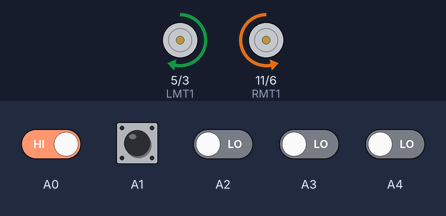
Simulated run of this sketch. Board: Arduino Uno, built with avr-gcc and run on an emulated ATmega328P. Shown: motor-driver pin pairs drawn as motors (green arrow = first pin HIGH = forward, orange = second pin HIGH = backward, longer = more drive). The inputs (shaded band) are chosen by the test bench; at power-on: A0, A1 HIGH, A2–4 LOW.

Above: at 1.2 s.
1.3 s: A0 driven LOW
At 2.0 s:
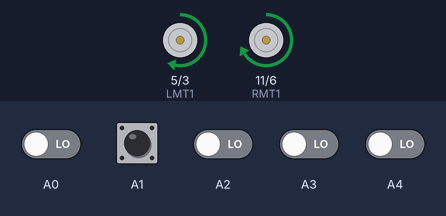
2.8 s: A3 driven HIGH
At 3.1 s:
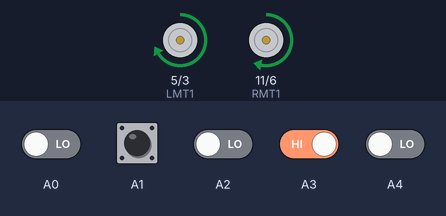
4.3 s: A4 driven HIGH
At 5.4 s:
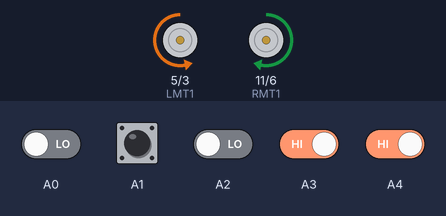
Timing chart, 0 to 7.3 s (numbered marks = the images above; inputs shaded):
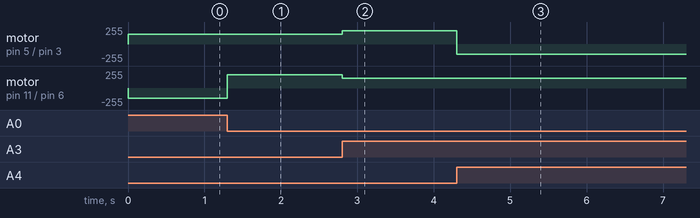

The sketch:

line_follower.ino
```cpp
int LMT1 = 5, LMT2 = 3, RMT1 = 11, RMT2 = 6;
int LMSV, LSV, CSV, RSV, RMSV;
int spd=200 , turnspd=150 ;

void setup()
{
  pinMode(LMT1, OUTPUT);
  pinMode(LMT2, OUTPUT);
  pinMode(RMT1, OUTPUT);
  pinMode(RMT2, OUTPUT);
  pinMode(A0, INPUT);
  pinMode(A1, INPUT);
  pinMode(A2, INPUT);
  pinMode(A3, INPUT);
  pinMode(A4, INPUT);
}

void loop()
{
  LMSV = digitalRead(A0);
  LSV = digitalRead(A1);
  CSV = digitalRead(A2);
  RSV = digitalRead(A3);
  RMSV = digitalRead(A4);

  if (LMSV == LOW && RMSV == LOW)
  {
    if (LSV == LOW && CSV == LOW && RSV == LOW)
    {
      left();
    }
    else if (LSV == HIGH && CSV == LOW && RSV == LOW)
    {
      slow_left();
    }
    else if (LSV = LOW && CSV == HIGH && RSV == LOW)
    {
      fwd();
    }
    else if (LSV == LOW && CSV == LOW && RSV == HIGH)
    {
      slow_right();
    }
    else if (LSV == HIGH && CSV == HIGH && RSV == LOW)
    {
      slow_left();
    }
    else if (LSV == LOW && CSV == HIGH && RSV == HIGH)
    {
      slow_right();
    }
    else if (LSV == HIGH && CSV == LOW && RSV == HIGH)
    {
      fwd();
    }
    else if (LSV == HIGH && CSV == HIGH && RSV == HIGH)
    {
      fwd();
    }
    }
  else if (LMSV == LOW && RMSV == HIGH)
  {
    right();
  }
  else if (LMSV == HIGH && RMSV == LOW)
  {
    left();
  }
  else if (LMSV == HIGH && RMSV == HIGH)
  {
    left();
  }
}


void fwd()
{
  analogWrite(LMT1, spd);
  analogWrite(LMT2, 0);
  analogWrite(RMT1, spd);
  analogWrite(RMT2, 0);
}
void right()
{
  analogWrite(LMT1, 0);
  analogWrite(LMT2, turnspd);
  analogWrite(RMT1, turnspd);
  analogWrite(RMT2, 0);
}
void left()
{
  analogWrite(LMT1, turnspd);
  analogWrite(LMT2, 0);
  analogWrite(RMT1, 0);
  analogWrite(RMT2, turnspd);
}
void stop_left()
{
  analogWrite(LMT1, 0);
  analogWrite(LMT2, 0);
  analogWrite(RMT1, turnspd);
  analogWrite(RMT2, 0);
}
void stop_right()
{
  analogWrite(LMT1, turnspd);
  analogWrite(LMT2, 0);
  analogWrite(RMT1, 0);
  analogWrite(RMT2, 0);
}
void slow_left()
{
  analogWrite(LMT1, turnspd);
  analogWrite(LMT2, 0);
  analogWrite(RMT1, spd);
  analogWrite(RMT2, 0);
}
void slow_right()
{
  analogWrite(LMT1, spd);
  analogWrite(LMT2, 0);
  analogWrite(RMT1, turnspd);
  analogWrite(RMT2, 0);
}
```

Measured:
- after the input at 1.3 s, motor on pin 11 (RMT1) / pin 6 (RMT2): backward 150/255 → forward 200/255 at once
- after the input at 2.8 s, motor on pin 5 (LMT1) / pin 3 (LMT2): forward 150/255 → forward 200/255 at once; motor on pin 11 (RMT1) / pin 6 (RMT2): forward 200/255 → forward 150/255 at once
- after the input at 4.3 s, motor on pin 5 (LMT1) / pin 3 (LMT2): forward 200/255 → backward 150/255 at once
